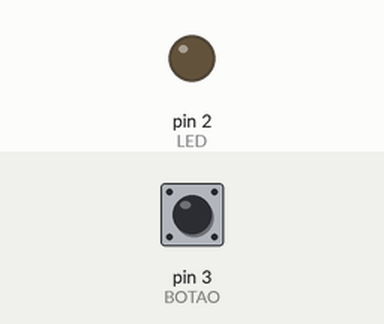
A sketch run on a simulated Arduino Uno, built with avr-gcc and run on an emulated ATmega328P. Parts: output pins drawn as LEDs (lit = HIGH). Inputs (shaded band) come from the test bench; at power-on: pin 3 (BOTAO) LOW.

Above: at 1.2 s.
1.3 s: pin 3 (BOTAO) pulled HIGH for 0.15 s
At 2.1 s:
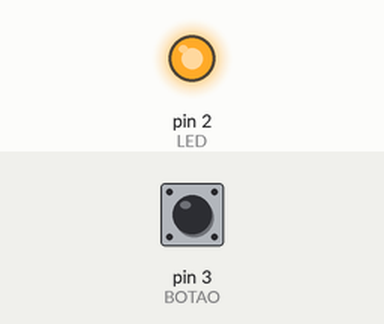
2.9 s: pin 3 (BOTAO) pulled HIGH for 1 s
At 3.3 s:
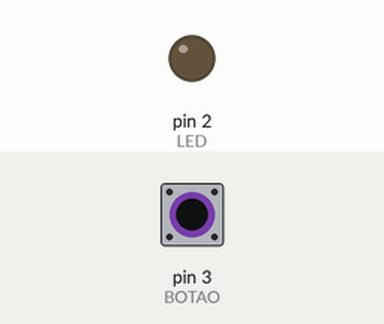
5.4 s: pin 3 (BOTAO) pulled HIGH for 3.2 s
At 6.4 s:
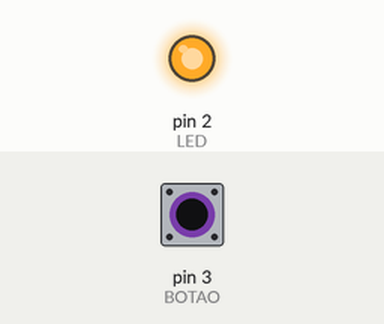
Timing chart, 0 to 8.4 s (numbered marks = the images above; inputs shaded):
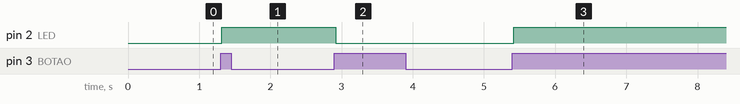

The sketch:

ledebotao_.ino
```cpp
/*
-----------------------------------------------------
Projeto Arduino acendendo e apagando o led com botão.
Por Julia Roberta
-----------------------------------------------------
*/
int LED = 2; //LED conectado ao pino 13
int BOTAO = 3; //Botão conectado ao pino 8
int ESTADO_BOTAO = 0; //Variável para leitura do estado do Botão
int VAR = 0;
int VAR2 = 0;

void setup()

{
 pinMode(LED, OUTPUT); //Pino 10 do arduino como saída
 pinMode(BOTAO, INPUT); //Pino com botão será entrada
}

void loop()

{
 VAR = digitalRead(BOTAO); //Armazena o Estado do botão.
 //Se sim grava LOW (0) na variável
 //Se não grava HIGH (1) na variável
 if (VAR == 1 && VAR2 == 0) //Se botão estiver pressionado (HIGH)
 {
 ESTADO_BOTAO = 1 - ESTADO_BOTAO;
   delay(20);
 }
 VAR2=VAR;
  if(ESTADO_BOTAO == 1){

 digitalWrite(LED, 1);//Acende o led conectado ao pino 13

 }
 else //se não estiver pressionado
 {
 digitalWrite(LED, 0); //Apaga o led conectado ao pino 13
 }
}
```

Measured:
- after the input at 1.3 s, pin 2 (LED): LOW → HIGH at once
- after the input at 2.9 s, pin 2 (LED): HIGH → LOW at once
- after the input at 5.4 s, pin 2 (LED): LOW → HIGH at once
